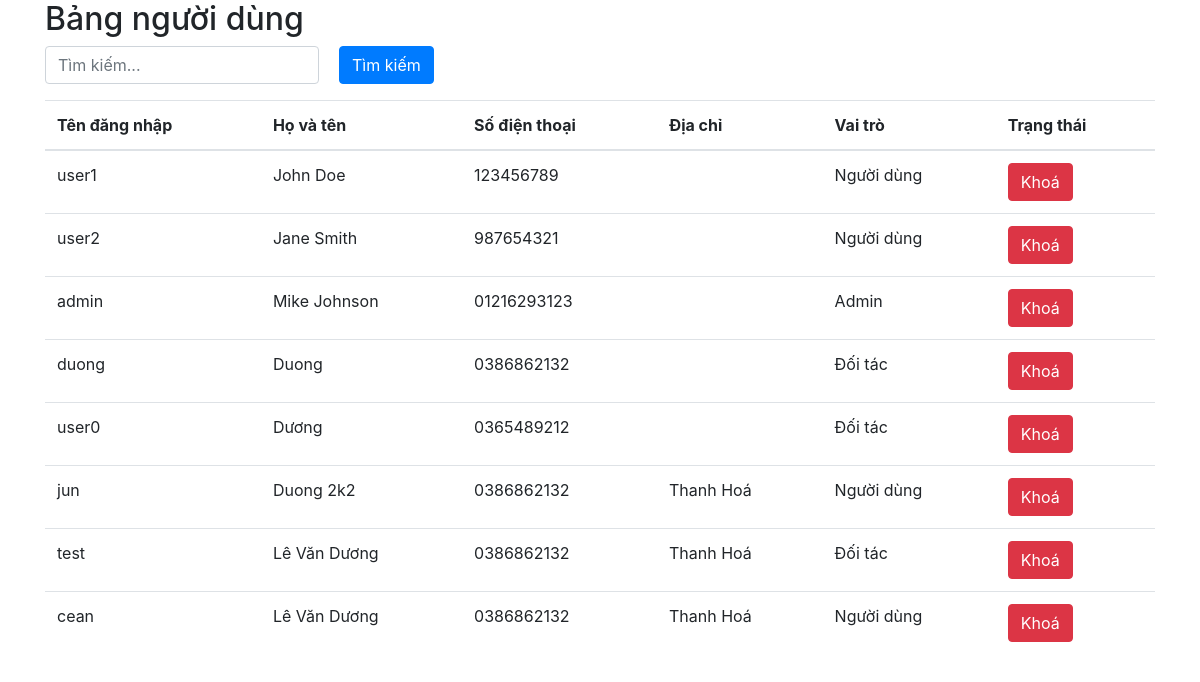
/admin/users.php, run on the app's committed database.
### tables this page shows
CREATE TABLE `account` (
  `IdAcc` int(11) NOT NULL,
  `User` varchar(255) DEFAULT NULL,
  `Pass` varchar(255) DEFAULT NULL,
  `Fname` varchar(255) DEFAULT NULL,
  `Tell` varchar(255) DEFAULT NULL,
  `AddrAcc` varchar(1000) NOT NULL,
  `Permission` int(1) DEFAULT 1,
  `Status` tinyint(1) DEFAULT 1
);

### admin/users.php (the view, shortened to what this page needs)
<!DOCTYPE html>
<html>
<head>
  <link rel="stylesheet" href="https://maxcdn.bootstrapcdn.com/bootstrap/4.5.2/css/bootstrap.min.css">
</head>
<body>
  <div class="container">
    <h2>Bảng người dùng</h2>
    <div class="input-group mb-3">
    <form action="admin.php" method="POST" class="form-inline">
    <div class="form-group">
        <input type="text" class="form-control" id="searchInput" name="searchInput" placeholder="Tìm kiếm...">
    </div>
    <button type="submit" name="find" class="btn btn-primary" style="margin-left: 20px;">Tìm kiếm</button>
</form>
<?php
include 'action/connect.php';
if(isset($_POST['find'])){
  $key=$_POST['searchInput'];
  $sql = "SELECT * FROM account WHERE User LIKE '%$key%' OR Fname LIKE '%$key%' OR Tell LIKE '%$key%'";
}
else{
  $sql="SELECT * FROM  account";
}
?>
    </div>
    <table class="table">
      <thead>
        <tr>
          <th>Tên đăng nhập</th>
          <th>Họ và tên</th>
          <th>Số điện thoại</th>
          <th>Địa chỉ</th>
          <th>Vai trò</th>
          <th>Trạng thái</th>
        </tr>
      </thead>
      <tbody>
      <?php
$result = $conn->query($sql);
if ($result->num_rows > 0) {
    while ($row = $result->fetch_assoc()) {
?>
        <tr>
          <td><?php echo $row['User'] ?></td>
          <td><?php echo $row['Fname'] ?></td>
          <td><?php echo $row['Tell'] ?></td>
          <td><?php echo $row['AddrAcc'] ?></td>
          <td>
    <?php
        if ($row['Permission'] == 0) {
            echo "Admin";
        } elseif ($row['Permission'] == 1) {
            echo "Người dùng";
        } elseif ($row['Permission'] == 2) {
            echo "Đối tác";
        } else {
            echo "Không xác định";
        }
    ?>
</td>
<form action ="admin.php"method="POST">
<?php
if ($row['Status'] == 1) {
    echo '<td><button class="btn btn-danger" name="block">Khoá</button></td>';
} else {
    echo '<td><button class="btn btn-primary" name="unblock">Mở khoá</button></td>';
}
?>
        </tr>
       <?php
       }
    }
    else{
      echo 'Không tìm thấy người dùng';
    }?>
      </tbody>
    </table>
  </div>
</body>
</html>

### data on the page
account: User "user1", Fname "John Doe", Tell "123456789", Permission "Người dùng", Status "Khoá"
account: User "user2", Fname "Jane Smith", Tell "987654321", Permission "Người dùng", Status "Khoá"
account: User "admin", Fname "Mike Johnson", Tell "01216293123", Permission "Admin", Status "Khoá"
account: User "duong", Fname "Duong", Tell "0386862132", Permission "Đối tác", Status "Khoá"
account: User "user0", Fname "Dương", Tell "0365489212", Permission "Đối tác", Status "Khoá"
account: User "jun", Fname "Duong 2k2", Tell "0386862132", AddrAcc "Thanh Hoá", Permission "Người dùng", Status "Khoá"
account: User "test", Fname "Lê Văn Dương", Tell "0386862132", AddrAcc "Thanh Hoá", Permission "Đối tác", Status "Khoá"
account: User "cean", Fname "Lê Văn Dương", Tell "0386862132", AddrAcc "Thanh Hoá", Permission "Người dùng", Status "Khoá"
